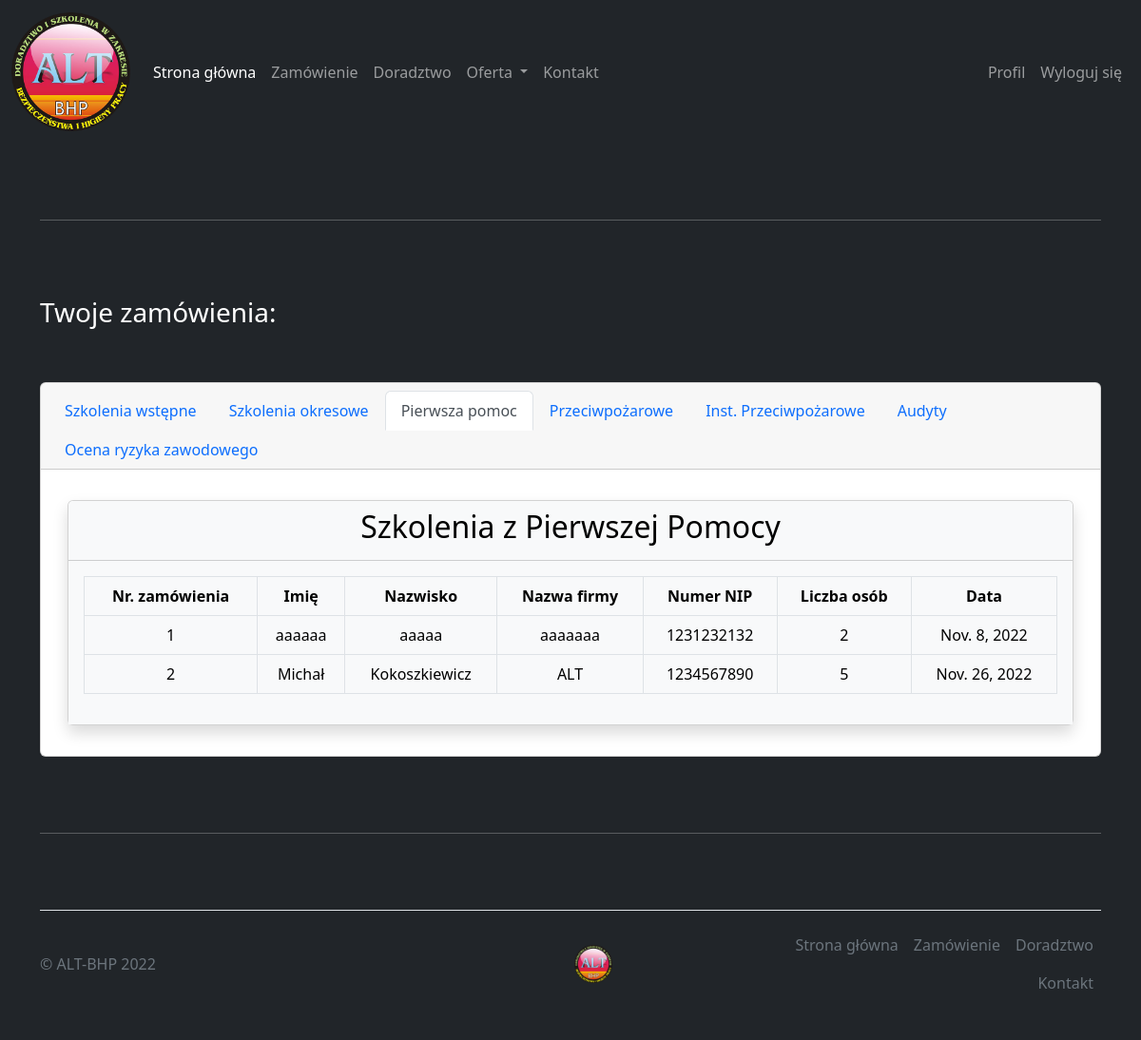
The page /accounts/profile/order/3 (signed in) on the database its author committed.
### order/models.py (models this page shows, shortened)
class szkolenie_pp(models.Model):
    imie = models.CharField(max_length=20)
    nazwisko = models.CharField(max_length=30)
    email = models.EmailField()
    nazwa_firmy = models.CharField(max_length=100)
    numer_nip = models.CharField(max_length=10)
    numer_telefonu = models.CharField(max_length=11)
    liczba_osob = models.IntegerField()
    data = models.DateField()
    creator = models.ForeignKey(CustomUser, on_delete=models.CASCADE)
    class Meta:
        verbose_name_plural = "Szkolenia Pierwsza Pomoc"

### order/views.py (the view)
# urls.py: path('accounts/profile/order/3', order.views.profile_pp),
@login_required
def profile_pp(request):
    orders_pp = szkolenie_pp.objects.filter(creator=request.user)
    return render(request, 'profile_pp.html', {'orders_pp': orders_pp})

### templates/profile_pp.html
{% extends 'temp.html' %}
{% load static %}
{% load profile_tags_wstepne %}
{% block content %}
    <div class="container marketing" style="color: white">
        <hr class="featurette-divider">
        <h3>Twoje zamówienia:</h3><br><br>
        <div class="card text-center">
            <div class="card-header">
                <ul class="nav nav-tabs card-header-tabs">
                    <li class="nav-item">
                        <a class="nav-link " aria-current="true" href="/accounts/profile/order/1">Szkolenia wstępne</a>
                    </li>
                    <li class="nav-item">
                        <a class="nav-link" href="/accounts/profile/order/2">Szkolenia okresowe</a>
                    </li>
                    <li class="nav-item">
                        <a class="nav-link active" href="/accounts/profile/order/3">Pierwsza pomoc</a>
                    </li>
                    <li class="nav-item">
                        <a class="nav-link" href="/accounts/profile/order/4">Przeciwpożarowe</a>
                    </li>
                    <li class="nav-item">
                        <a class="nav-link" href="/accounts/profile/order/5">Inst. Przeciwpożarowe</a>
                    </li>
                    <li class="nav-item">
                        <a class="nav-link" href="/accounts/profile/order/6">Audyty</a>
                    </li>
                    <li class="nav-item">
                        <a class="nav-link" href="/accounts/profile/order/7">Ocena ryzyka zawodowego</a>
                    </li>
                </ul>
            </div>
            <div class="card-body">
                <div class="container my-3">
                    <div class="row">
                        <div class="col-md-12">
                            <div class="card shadow">
                                <div class="card-header text-bg-light "><h2>Szkolenia z Pierwszej Pomocy</h2></div>
                                <div class="card-body text-bg-light ">
                                    <table class="table table-bordered" style="color: black">
                                        <thead>
                                        <tr>
                                            <th>Nr. zamówienia</th>
                                            <th>Imię</th>
                                            <th>Nazwisko</th>
                                            <th>Nazwa firmy</th>
                                            <th>Numer NIP</th>
                                            <th>Liczba osób</th>
                                            <th>Data</th>
                                        </tr>
                                        </thead>
                                        <tbody>
                                        {% for item in orders_pp %}
                                            <tr>
                                                <td>{{ item.id }}</td>
                                                <td>{{ item.imie }}</td>
                                                <td>{{ item.nazwisko }}</td>
                                                <td>{{ item.nazwa_firmy }}</td>
                                                <td>{{ item.numer_nip }}</td>
                                                <td>{{ item.liczba_osob }}</td>
                                                <td>{{ item.data }}</td>
                                            </tr>
                                        {% endfor %}
                                        </tbody>
                                    </table>
                                </div>
                            </div>
                        </div>
                    </div>
                </div>
            </div>
        </div>
        <hr class="featurette-divider">
    </div>
{% endblock %}

### templates/temp.html (style rules this page uses)
.featurette-divider { margin: 5rem 0; color: white; }

### rows shown on the page
szkolenie_pp: id "1", imie "aaaaaa", nazwisko "aaaaa", nazwa_firmy "aaaaaaa", numer_nip "1231232132", liczba_osob "2", data "Nov. 8, 2022"
szkolenie_pp: id "2", imie "Michał", nazwisko "Kokoszkiewicz", nazwa_firmy "ALT", numer_nip "1234567890", liczba_osob "5", data "Nov. 26, 2022"
